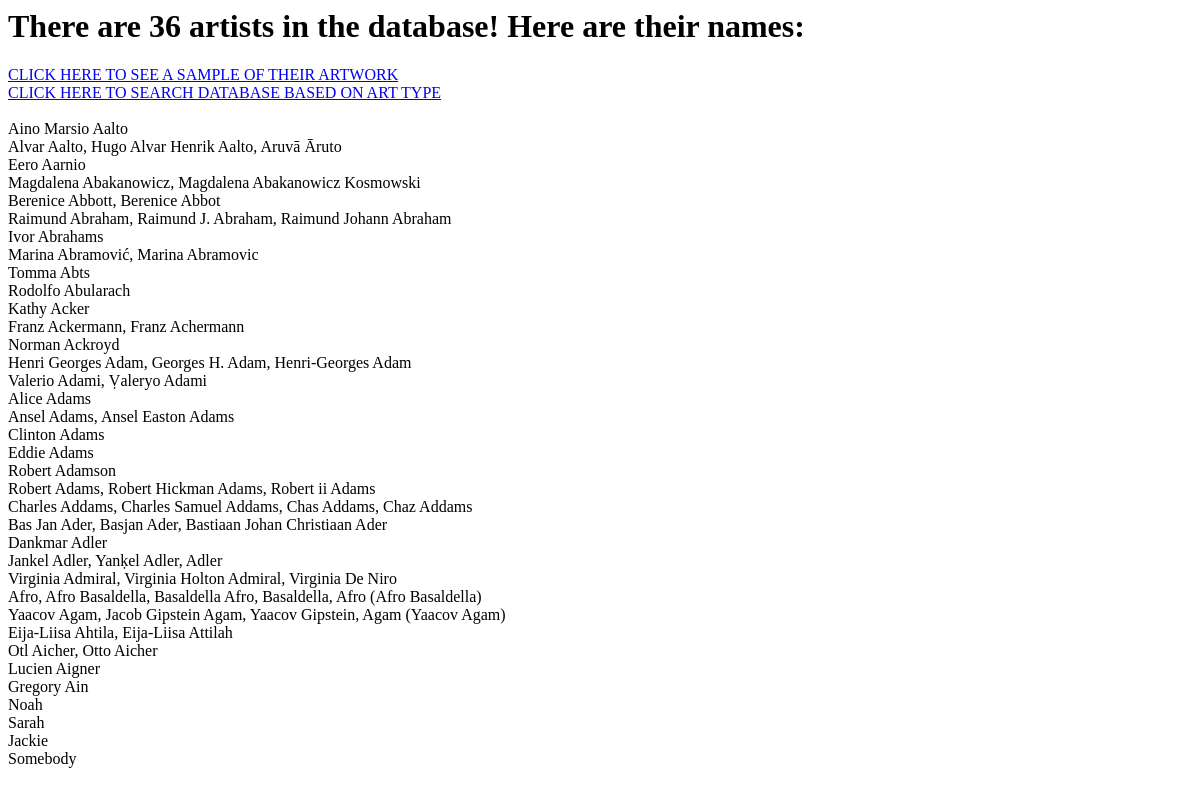
Before: / with the older database file.
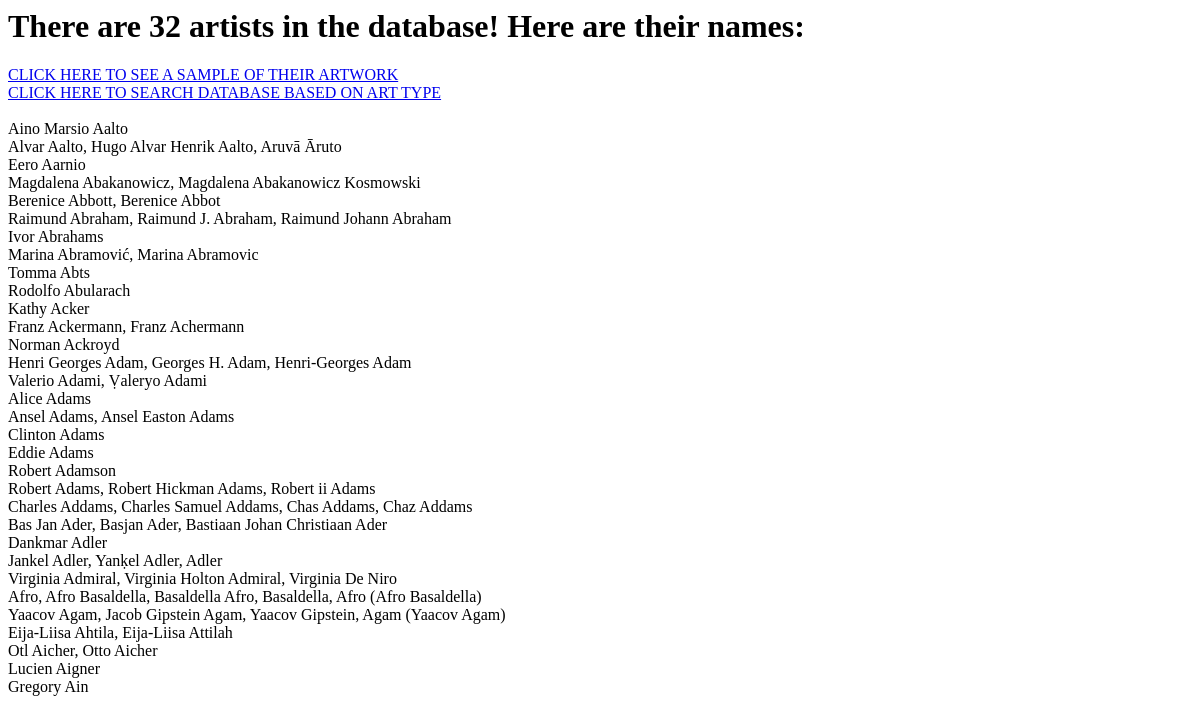
After: the same page with the newer database file.
### artist_database.py (models this page shows)
class Artist(db.Model):
    __tablename__ = 'artist_Info'
    id = db.Column(db.Integer, primary_key=True, autoincrement=True)
    Catalog_Num =  db.Column(db.Integer)
    Name = db.Column(db.String(250))
    Gender = db.Column(db.String(250))
    Description = db.Column(db.String(250)) #
    Image_Source = db.Column(db.String(250))
    Nationality =  db.Column(db.String(250))
    Classification_Key = db.Column(db.Integer, db.ForeignKey('classification.id')) # table name
    classification = relationship("Classification") # table name = class name

### artist_flask.py (the view)
@app.route('/')
def index():
    artists_in = Artist.query.all()
    collection = []
    for i in artists_in:
        collection.append(i.Name)
    num_artists = len(artists_in)
    return render_template('index.html', num_artists = num_artists, collection = collection)

### templates/index.html
<div class="page-header">
  <h1 id ="title"> There are {{num_artists}} artists in the database! Here are their names:</h1>
<a href="{{ url_for('art_image')}}">CLICK HERE TO SEE A SAMPLE OF THEIR ARTWORK</a> <br>
<a href="{{ url_for('search')}}">CLICK HERE TO SEARCH DATABASE BASED ON ART TYPE</a> <br>
</div>
<div class="body">
<br>
{% for i in collection %}
  {{ i }}<br>
{% endfor %}
</div>

Changed rows visible on the page:
removed Artist: Name "Noah"
removed Artist: Name "Sarah"
removed Artist: Name "Jackie"
removed Artist: Name "Somebody"
Other visible differences:
{{ num_artists }}: "36" → "32"
